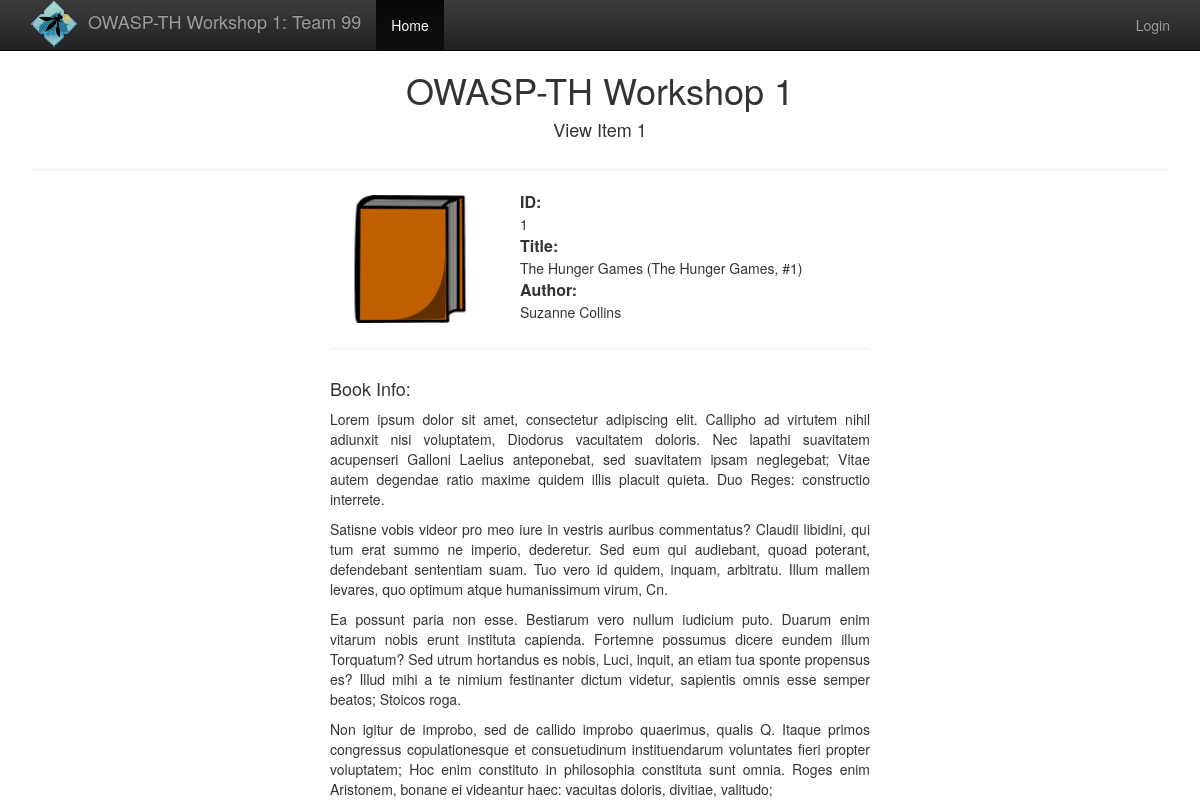
Page /item.php?id=1 on the committed database.
### tables this page shows
CREATE TABLE books (
    id INTEGER(11) NOT NULL AUTO_INCREMENT PRIMARY KEY,
    title VARCHAR(256) NOT NULL,
    author VARCHAR(256) NOT NULL
);

### src/config.php (called while the page is built, shortened)
<?php
$team = 'Team 99';

### src/item.php (the view, shortened to what this page needs)
<?php
require('config.php');
if(empty($_COOKIE['username'])){
    $username = 'anonymous';
}else {
    $username = $_COOKIE['username'];
}
if ($username == 'anonymous'){
    $loggedin = false;
}else{
    $loggedin = true;
}
if(empty($_GET['id'])){
    header('Location: index.php');
    exit();
}else{
    $sql = "select * from books where id=".$_GET['id'];
}
$result = mysql_query($sql);
if($result){
    $book = mysql_fetch_assoc($result);
}else{
    echo mysql_error($db);
}
?>
<!doctype html>
<html>
<head>
  <link rel="stylesheet" href="public/css/bootstrap.min.css">
  <link rel="stylesheet" href="public/css/bootstrap-theme.min.css">
  <link rel="stylesheet" href="public/style.css">
  <link rel="stylesheet" href="public/style.css">
</head>
<body>
  <nav class="navbar navbar-inverse navbar-fixed-top">
    <div class="container">
      <div class="navbar-header">
        <a class="navbar-brand" href="#">
            <img src="public/img/logo_sm.png" alt="OWASP Thailand Logo"/>
            OWASP-TH Workshop 1: <?php echo $team; ?>
        </a>
      </div>
      <div id="navbar" class="collapse navbar-collapse">
        <ul class="nav navbar-nav">
          <li class="active"><a href="#">Home</a></li>
        </ul>
        <ul class="nav navbar-nav navbar-right">
          <?php if($loggedin): ?>
            <li><a href="#" class="username"><?php echo $username; ?></a></li>
            <li><a href="logout.php">Logout</a></li>
          <?php else: ?>
            <li><a href="login.php">Login</a></li>
          <?php endif; ?>
        </ul>
      </div>
    </div>
  </nav>
  <div class="container">
    <div id="header" class="row">
      <div class="col-md-12 center">
        <h1>OWASP-TH Workshop 1</h1>
        <h4>View Item <?php echo $_GET['id']; ?></h4>
      </div>
    </div>
    <hr/>
    <?php if(empty($book)):  ?>
      <div class="col-md-6 col-md-offset-3">
        No book found
      </div>
    <?php else:  ?>
      <div class="col-md-6 col-md-offset-3">
        <div id="item-header" class="row">
          <div class="col-md-4">
            <img src="public/img/book.png" class="item-img"/>
          </div>
          <div class="col-md-8">
            <div class="item-label">ID:</div>
            <div class="item-detail"><?php echo $book['id']; ?></div>
            <div class="item-label">Title:</div>
            <div class="item-detail"><?php echo $book['title']; ?></div>
            <div class="item-label">Author:</div>
            <div class="item-detail"><?php echo $book['author']; ?></div>
          </div>
        </div>
        <hr/>
        <div class="row">
          <div class="col-md-12 item-info">
            <h4>Book Info:</h4>
            <p>Lorem ipsum dolor sit amet, consectetur adipiscing elit.
            Callipho ad virtutem nihil adiunxit nisi voluptatem, Diodorus vacuitatem doloris.
            Nec lapathi suavitatem acupenseri Galloni Laelius anteponebat, sed suavitatem ipsam
            neglegebat; Vitae autem degendae ratio maxime quidem illis placuit quieta.
            Duo Reges: constructio interrete. </p>
            <p>Satisne vobis videor pro meo iure in vestris auribus commentatus? Claudii libidini,
            qui tum erat summo ne imperio, dederetur. Sed eum qui audiebant, quoad poterant,
            defendebant sententiam suam. Tuo vero id quidem, inquam, arbitratu. Illum mallem levares,
            quo optimum atque humanissimum virum, Cn. </p>
            <p>Ea possunt paria non esse. Bestiarum vero nullum iudicium puto. Duarum enim vitarum
            nobis erunt instituta capienda. Fortemne possumus dicere eundem illum Torquatum?
            Sed utrum hortandus es nobis, Luci, inquit, an etiam tua sponte propensus es?
            Illud mihi a te nimium festinanter dictum videtur, sapientis omnis esse semper beatos;
            Stoicos roga. </p>
            <p>Non igitur de improbo, sed de callido improbo quaerimus, qualis Q. Itaque primos
            congressus copulationesque et consuetudinum instituendarum voluntates fieri propter
            voluptatem; Hoc enim constituto in philosophia constituta sunt omnia. Roges enim
            Aristonem, bonane ei videantur haec: vacuitas doloris, divitiae, valitudo; </p>
          </div>
        </div>
      </div>
    <?php endif; ?>
  </div>
</body>
</html>

### src/public/style.css (style rules this page uses)
body { padding-top: 50px; }
.center { text-align:center; }
.item-info > p { text-align: justify; }
.item-label { font-weight: bold; font-size: 16px; line-height: 1.5; }
img.item-img { display: block; margin: 5px auto; width: 80%; }
.navbar-brand { padding: 0px 15px; }
.navbar-brand>img { display:inline-block; margin-right: 5px; }

### rows in the picture
books: id "1", title "The Hunger Games (The Hunger Games, #1)", author "Suzanne Collins"

### other values in the picture
$team "Team 99"
$_GET['id'] "1"
